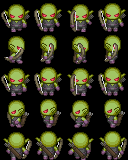

This game map was drawn from its Tiled (.tmx) file and the tilesets committed beside it. A one-line description and the full map source follow:
An orthogonal 4x5 tile map with 32x32 px tiles, 1 tile layer (Tile Layer 1).

<map version="1.9" tiledversion="1.9.0" orientation="orthogonal" renderorder="right-down" width="4" height="5" tilewidth="32" tileheight="32" infinite="0" nextlayerid="2" nextobjectid="1">
 <tileset firstgid="1" source="../../trinityroots/pipoya/pipoya_enemy_goblin.tsx" />
 <layer id="1" name="Tile Layer 1" width="4" height="5">
  <data encoding="csv">
1,2,3,2,
7,8,9,8,
1,2,3,2,
4,5,6,5,
10,11,12,11
</data>
 </layer>
</map>
